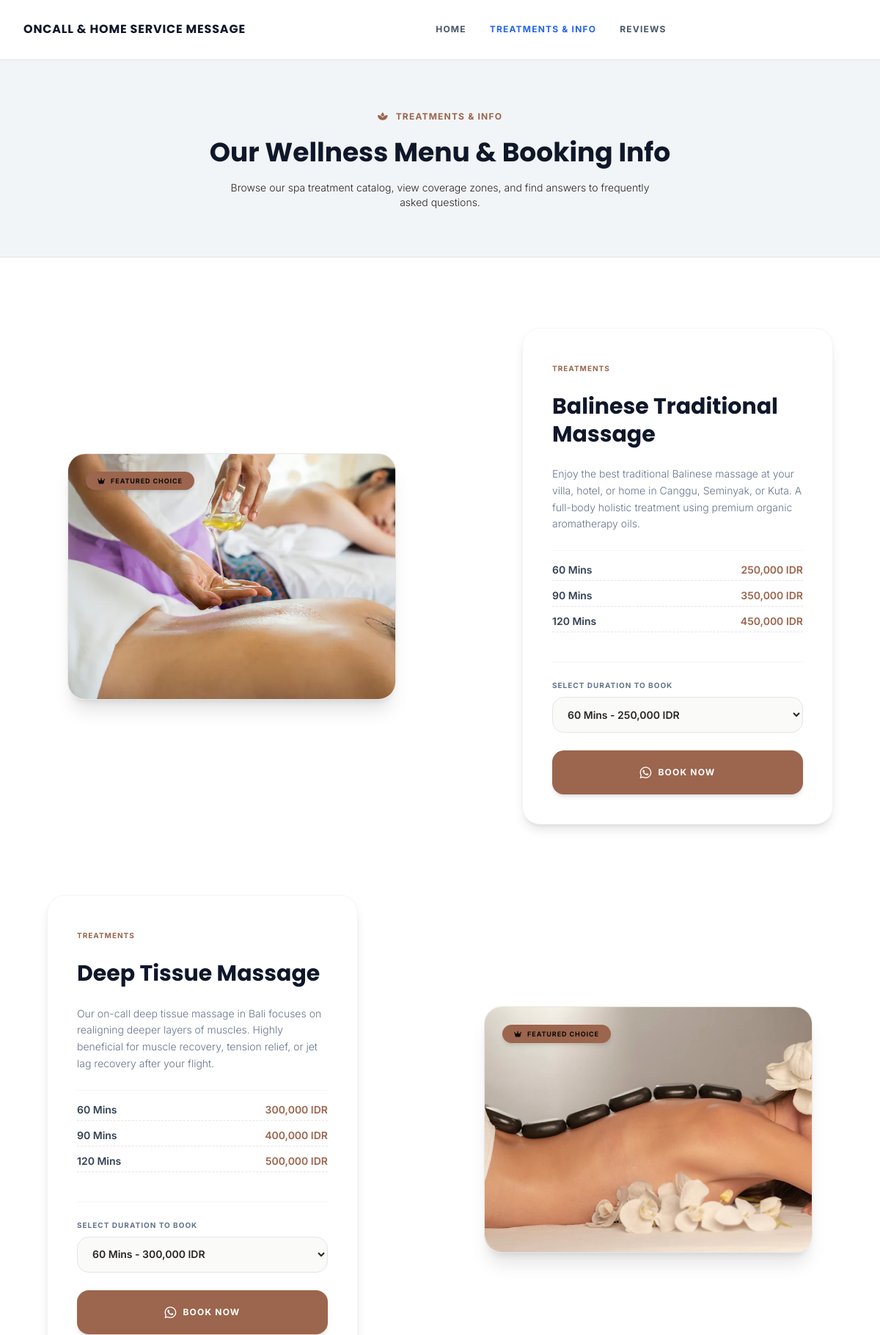
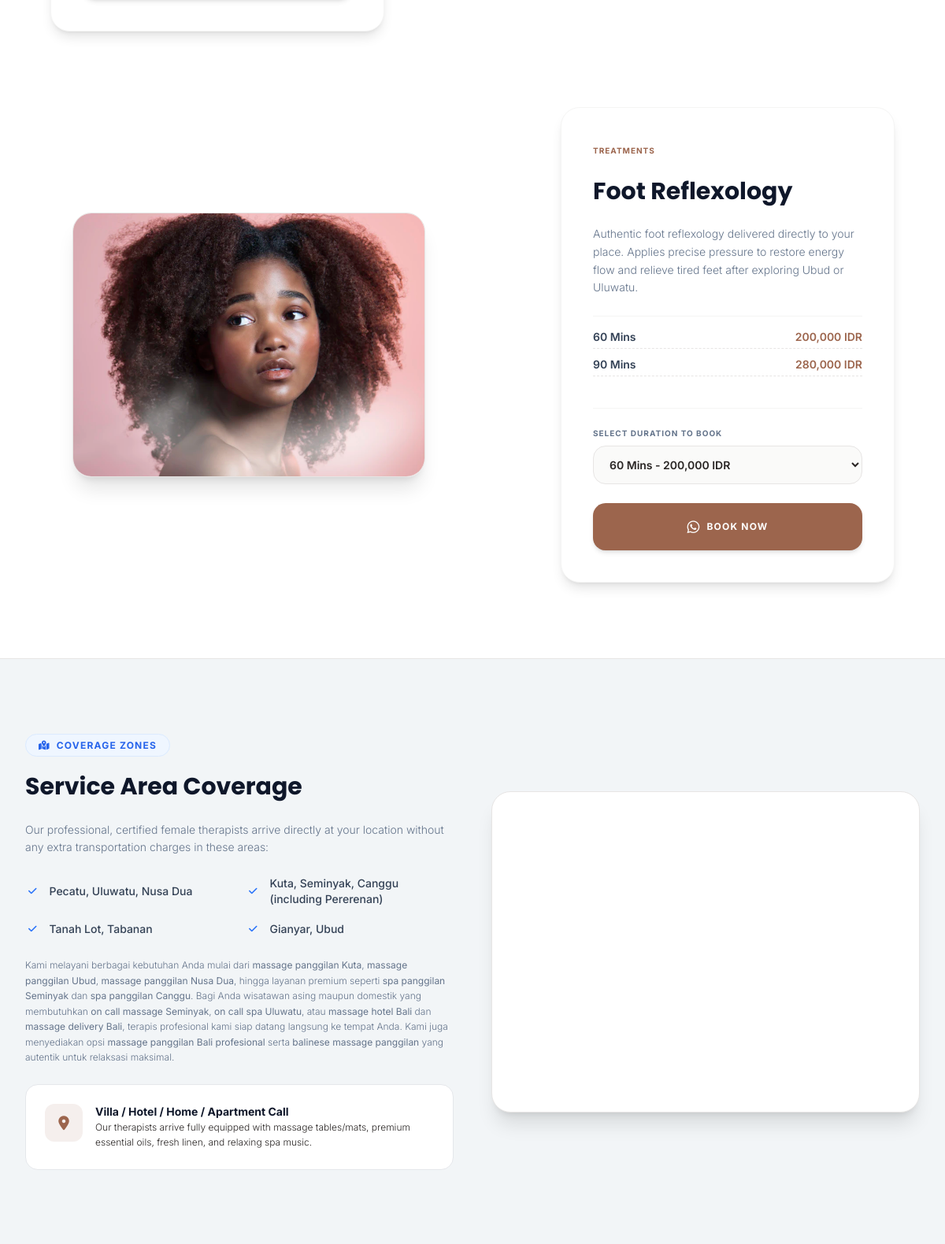
/services.php (upper part), run on the app's committed database (2 pictures, top to bottom).
### tables this page shows
CREATE TABLE IF NOT EXISTS `services` (
  `id` INT(11) NOT NULL AUTO_INCREMENT,
  `service_id` VARCHAR(50) NOT NULL UNIQUE,
  `title` VARCHAR(100) NOT NULL,
  `description` TEXT NOT NULL,
  `image_path` VARCHAR(255) NOT NULL,
  `featured` TINYINT(1) DEFAULT 1,
  PRIMARY KEY (`id`)
);

CREATE TABLE IF NOT EXISTS `service_options` (
  `id` INT(11) NOT NULL AUTO_INCREMENT,
  `service_ref` INT(11) NOT NULL,
  `duration` VARCHAR(30) NOT NULL,
  `price` VARCHAR(50) NOT NULL,
  PRIMARY KEY (`id`),
  FOREIGN KEY (`service_ref`) REFERENCES `services` (`id`) ON DELETE CASCADE
);

### services.php (the view, shortened to what this page needs)
<?php
require_once 'header.php';
$services_query = $db->query("SELECT * FROM services ORDER BY id ASC");
$services = [];
while ($service = $services_query->fetch()) {
    $options_stmt = $db->prepare("SELECT duration, price FROM service_options WHERE service_ref = ? ORDER BY id ASC");
    $options_stmt->execute([$service['id']]);
    $service['options'] = $options_stmt->fetchAll();
    $services[] = $service;
}
$areas_query = $db->query("SELECT area_name FROM areas ORDER BY id ASC");
$areas = $areas_query->fetchAll(PDO::FETCH_COLUMN);
?>
    <section class="bg-[#f2f5f7] py-16 border-b border-stone-200">
        <div class="max-w-7xl mx-auto px-4 sm:px-6 lg:px-8 text-center space-y-4">
            <span class="text-xs font-bold uppercase tracking-widest text-[#9c654d]"><i aria-hidden="true" class="fas fa-spa mr-1.5"></i> Treatments &amp; Info</span>
            <h1 class="text-4xl font-serif font-bold text-slate-900 leading-tight">Our Wellness Menu &amp; Booking Info</h1>
            <p class="text-slate-650 font-light text-sm max-w-xl mx-auto">Browse our spa treatment catalog, view coverage zones, and find answers to frequently asked questions.</p>
        </div>
    </section>
    <section class="py-24 bg-white">
        <div class="max-w-7xl mx-auto px-4 sm:px-6 lg:px-8">
            <div id="services-list" class="space-y-24">
                <?php foreach ($services as $index => $service):
                    $isEven = ($index % 2 == 0);
                    $directionClass = $isEven ? 'md:flex-row' : 'md:flex-row-reverse';
                    $alignTextClass = $isEven ? 'md:text-left md:items-start md:pl-16' : 'md:text-right md:items-end md:pr-16';
                    $serviceImg = $service['image_path'];
                    if (strpos($serviceImg, 'unsplash.com') !== false) {
                        if ($service['service_id'] === 'balinese-massage') {
                            $serviceImg = 'assets/images/hero-massage.webp';
                        } elseif ($service['service_id'] === 'deep-tissue') {
                            $serviceImg = 'assets/images/about-massage.webp';
                        } elseif ($service['service_id'] === 'reflexology') {
                            $serviceImg = 'assets/images/service-reflexology.webp';
                        }
                    }
                ?>
                    <div class="flex flex-col <?php echo $directionClass; ?> items-center gap-12 relative">
                        <div class="w-full md:w-1/2 flex-shrink-0">
                            <div class="aspect-[4/3] w-full max-w-md mx-auto rounded-3xl overflow-hidden border border-stone-200 shadow-xl relative group">
                                <?php if ($service['featured']): ?>
                                    <span class="absolute top-6 left-6 bg-amber-500 text-stone-950 text-[9px] font-bold uppercase tracking-widest px-4 py-1.5 rounded-full shadow-md z-10">
                                        <i aria-hidden="true" class="fas fa-crown mr-1"></i> Featured Choice
                                    </span>
                                <?php endif; ?>
                                <img src="<?php echo htmlspecialchars($serviceImg); ?>" width="448" height="336" loading="lazy" alt="<?php echo htmlspecialchars($service['title']); ?>" class="w-full h-full object-cover group-hover:scale-[1.02] transition-transform duration-700 ease-out">
                            </div>
                        </div>
                        <div class="w-full md:w-1/2 flex flex-col justify-center items-center <?php echo $alignTextClass; ?> z-10 relative px-4 sm:px-8">
                            <div class="bg-white p-8 md:p-10 rounded-3xl border border-stone-100 shadow-lg max-w-md space-y-6 text-left">
                                <span class="text-[10px] font-bold uppercase tracking-widest text-[#9c654d]">Treatments</span>
                                <h3 class="text-3xl font-serif font-bold text-slate-900 leading-tight"><?php echo htmlspecialchars($service['title']); ?></h3>
                                <p class="text-slate-500 text-sm leading-relaxed font-light"><?php echo htmlspecialchars($service['description']); ?></p>
                                <div class="space-y-2.5 py-4 border-t border-stone-100">
                                    <?php foreach ($service['options'] as $opt): ?>
                                        <div class="flex justify-between border-b border-dashed border-stone-200 pb-1 text-sm font-semibold">
                                            <span class="text-slate-700"><?php echo htmlspecialchars($opt['duration']); ?></span>
                                            <span class="text-[#9c654d]"><?php echo htmlspecialchars($opt['price']); ?></span>
                                        </div>
                                    <?php endforeach; ?>
                                </div>
                                <div class="border-t border-stone-100 pt-6 space-y-6">
                                    <div class="text-left">
                                        <label for="select-<?php echo $service['id']; ?>" class="block text-[10px] font-bold uppercase tracking-widest text-slate-500 mb-2">Select Duration to Book</label>
                                        <select id="select-<?php echo $service['id']; ?>" class="w-full border border-stone-200 bg-stone-50 px-4 py-3.5 rounded-2xl text-sm font-semibold focus:ring-2 focus:ring-emerald-800 focus:outline-none">
                                            <?php foreach ($service['options'] as $opt): ?>
                                                <option value="<?php echo htmlspecialchars($opt['duration']); ?>" data-price="<?php echo htmlspecialchars($opt['price']); ?>">
                                                    <?php echo htmlspecialchars($opt['duration']); ?> - <?php echo htmlspecialchars($opt['price']); ?>
                                                </option>
                                            <?php endforeach; ?>
                                        </select>
                                    </div>
                                    <button onclick="bookService('<?php echo addslashes($service['title']); ?>', '<?php echo $service['id']; ?>', '<?php echo htmlspecialchars($whatsapp); ?>')" class="w-full bg-[#9c654d] hover:bg-[#7d4d38] text-white font-bold py-4 px-6 rounded-2xl text-xs uppercase tracking-widest text-center transition-all duration-300 flex items-center justify-center space-x-2 shadow-md hover:shadow-lg">
                                        <i aria-hidden="true" class="fab fa-whatsapp text-lg"></i>
                                        <span>Book Now</span>
                                    </button>
                                </div>
                            </div>
                        </div>
                    </div>
                <?php endforeach; ?>
            </div>
        </div>
    </section>
    <section id="areas" class="py-24 bg-[#f2f5f7] border-t border-b border-stone-200 relative overflow-hidden">
        <div class="max-w-7xl mx-auto px-4 sm:px-6 lg:px-8 relative z-10 grid lg:grid-cols-2 gap-12 items-center">
            <div class="space-y-6 text-left">
                <span class="text-xs font-bold uppercase tracking-widest text-blue-600 bg-blue-50 border border-blue-100 px-4 py-1.5 rounded-full"><i aria-hidden="true" class="fas fa-map-marked-alt mr-1"></i> Coverage Zones</span>
                <h2 class="text-3xl font-serif font-bold text-slate-900 leading-tight">Service Area Coverage</h2>
                <p class="text-slate-500 text-sm leading-relaxed font-light">Our professional, certified female therapists arrive directly at your location without any extra transportation charges in these areas:</p>
                <ul class="grid sm:grid-cols-2 gap-4">
                    <?php foreach ($areas as $area): ?>
                        <li class="flex items-center text-slate-700 text-sm font-medium">
                            <i aria-hidden="true" class="fas fa-check text-emerald-500 mr-3 text-xs bg-emerald-50 p-1 rounded-full"></i>
                            <span><?php echo htmlspecialchars($area); ?></span>
                        </li>
                    <?php endforeach; ?>
                </ul>
                <p class="text-xs text-slate-500 leading-relaxed font-light mt-4">
                    Kami melayani berbagai kebutuhan Anda mulai dari <strong>massage panggilan Kuta</strong>, <strong>massage panggilan Ubud</strong>, <strong>massage panggilan Nusa Dua</strong>, hingga layanan premium seperti <strong>spa panggilan Seminyak</strong> dan <strong>spa panggilan Canggu</strong>. Bagi Anda wisatawan asing maupun domestik yang membutuhkan <strong>on call massage Seminyak</strong>, <strong>on call spa Uluwatu</strong>, atau <strong>massage hotel Bali</strong> dan <strong>massage delivery Bali</strong>, terapis profesional kami siap datang langsung ke tempat Anda. Kami juga menyediakan opsi <strong>massage panggilan Bali profesional</strong> serta <strong>balinese massage panggilan</strong> yang autentik untuk relaksasi maksimal.
                </p>
                <div class="bg-white p-6 rounded-2xl border border-stone-150 flex items-start space-x-4">
                    <div class="w-12 h-12 bg-amber-500/10 rounded-xl flex items-center justify-center text-[#9c654d] text-lg flex-shrink-0">
                        <i aria-hidden="true" class="fas fa-map-marker-alt"></i>
                    </div>
                    <div>
                        <h3 class="font-bold text-slate-900 text-sm">Villa / Hotel / Home / Apartment Call</h3>
                        <p class="text-slate-650 text-xs leading-relaxed font-light">Our therapists arrive fully equipped with massage tables/mats, premium essential oils, fresh linen, and relaxing spa music.</p>
                    </div>
                </div>
            </div>
            <div class="aspect-[4/3] rounded-3xl overflow-hidden shadow-xl border border-stone-200 bg-white">
                <iframe id="google-map-iframe"
                        src="about:blank"
                        data-src="https://www.google.com/maps/embed?pb=!1m18!1m12!1m3!1d252438.48918239088!2d115.09312151676646!3d-8.67045813735076!2m3!1f0!2f0!3f0!3m2!1i1024!2i768!4f13.1!3m3!1m2!1s0x2dd140d384d8b58b%3A0xa126509f7e1b7f94!2sBali!5e0!3m2!1sen!2sid!4v1700000000000!5m2!1sen!2sid"
                        title="Google Maps showing Bali service coverage area"
                        width="100%"
                        height="100%"
                        style="border:0;"
                        allowfullscreen=""
                        loading="lazy"
>
                </iframe>
            </div>
        </div>
    </section>
<?php
require_once 'footer.php';
?>

### header.php (shortened to what this page needs)
<?php
require_once __DIR__ . '/config.php';
$settings_query = $db->query("SELECT * FROM settings");
$settings = [];
while ($row = $settings_query->fetch()) {
    $settings[$row['setting_key']] = $row['setting_value'];
}
$brandName = $settings['brandName'] ?? 'Oncall & home service message';
$whatsapp = $settings['whatsapp'] ?? '';
$current_page = basename($_SERVER['PHP_SELF']);
?>
<!DOCTYPE html>
<html lang="en" class="scroll-smooth">
<head>
    <link rel="stylesheet" href="https://cdnjs.cloudflare.com/ajax/libs/font-awesome/6.4.0/css/all.min.css" media="print" onload="this.media='all'">
</head>
<body class="bg-theme-beige text-stone-800 font-sans antialiased">
    <header class="sticky top-0 z-50 bg-white border-b border-stone-100 shadow-sm">
        <nav class="max-w-7xl mx-auto px-4 sm:px-6 lg:px-8 h-20 flex items-center justify-between">
            <a href="./" class="flex items-center space-x-2 sm:space-x-3">
                <span class="text-base sm:text-xl font-serif font-bold text-slate-900 tracking-wider uppercase truncate max-w-[150px] sm:max-w-none"><?php echo htmlspecialchars($brandName); ?></span>
            </a>
            <div class="hidden md:flex space-x-8 text-xs font-bold tracking-widest text-slate-600 uppercase">
                <a href="./" class="<?php echo ($current_page == 'index.php') ? 'text-blue-600' : 'hover:text-blue-600'; ?> transition-colors">Home</a>
                <a href="services" class="<?php echo ($current_page == 'services.php') ? 'text-blue-600' : 'hover:text-blue-600'; ?> transition-colors">Treatments &amp; Info</a>
                <a href="reviews" class="<?php echo ($current_page == 'reviews.php') ? 'text-blue-600' : 'hover:text-blue-600'; ?> transition-colors">Reviews</a>
            </div>
        </nav>
    </header>
    <main>

### footer.php (shortened to what this page needs)
    </main>
</body>
</html>

### header.php (style rules this page uses)
.font-serif { font-family: 'Poppins', sans-serif; }
.font-sans { font-family: 'Inter', sans-serif; }

### data on the page
services: featured 1 (drawn), shows a picture, title "Balinese Traditional Massage", description "Enjoy the best traditional Balinese massage at your villa, hotel, or home in Canggu, Seminyak, or Kuta. A full-body holistic treatment using premium organic aromatherapy oils."
service_options: duration "60 Mins", price "250,000 IDR"
service_options: duration "90 Mins", price "350,000 IDR"
service_options: duration "120 Mins", price "450,000 IDR"
services: featured 1 (drawn), shows a picture, title "Deep Tissue Massage", description "Our on-call deep tissue massage in Bali focuses on realigning deeper layers of muscles. Highly beneficial for muscle recovery, tension relief, or jet lag recovery after your flight."
service_options: duration "60 Mins", price "300,000 IDR"
service_options: duration "90 Mins", price "400,000 IDR"
service_options: duration "120 Mins", price "500,000 IDR"
services: service (picture), title "Foot Reflexology", description "Authentic foot reflexology delivered directly to your place. Applies precise pressure to restore energy flow and relieve tired feet after exploring Ubud or Uluwatu."
service_options: duration "60 Mins", price "200,000 IDR"
service_options: duration "90 Mins", price "280,000 IDR"

### other printed values
$brandName "ONCALL & HOME SERVICE MESSAGE"
$area "Pecatu, Uluwatu, Nusa Dua"
$area "Kuta, Seminyak, Canggu (including Pererenan)"
$area "Tanah Lot, Tabanan"
$area "Gianyar, Ubud"
form field value "60 Mins - 250,000 IDR"
form field value "60 Mins - 300,000 IDR"
form field value "60 Mins - 200,000 IDR"
